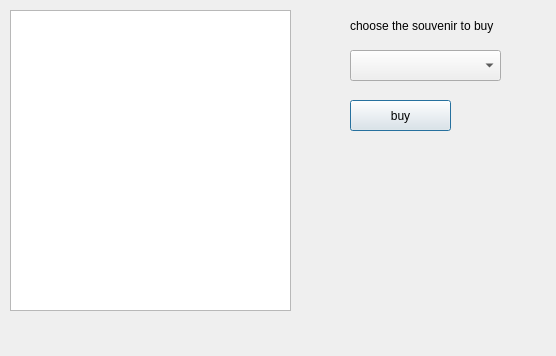
<?xml version="1.0" encoding="UTF-8"?>
<ui version="4.0">
 <class>buy_souvenir</class>
 <widget class="QDialog" name="buy_souvenir">
  <property name="geometry">
   <rect>
    <x>0</x>
    <y>0</y>
    <width>556</width>
    <height>356</height>
   </rect>
  </property>
  <property name="windowTitle">
   <string>Dialog</string>
  </property>
  <widget class="QTableWidget" name="display_souvenirs">
   <property name="geometry">
    <rect>
     <x>10</x>
     <y>10</y>
     <width>281</width>
     <height>301</height>
    </rect>
   </property>
  </widget>
  <widget class="QPushButton" name="buy">
   <property name="geometry">
    <rect>
     <x>350</x>
     <y>100</y>
     <width>101</width>
     <height>31</height>
    </rect>
   </property>
   <property name="text">
    <string>buy</string>
   </property>
  </widget>
  <widget class="QComboBox" name="comboBox">
   <property name="geometry">
    <rect>
     <x>350</x>
     <y>50</y>
     <width>151</width>
     <height>31</height>
    </rect>
   </property>
  </widget>
  <widget class="QLabel" name="label">
   <property name="geometry">
    <rect>
     <x>350</x>
     <y>10</y>
     <width>191</width>
     <height>31</height>
    </rect>
   </property>
   <property name="text">
    <string>choose the souvenir to buy</string>
   </property>
  </widget>
 </widget>
 <resources/>
 <connections/>
</ui>
